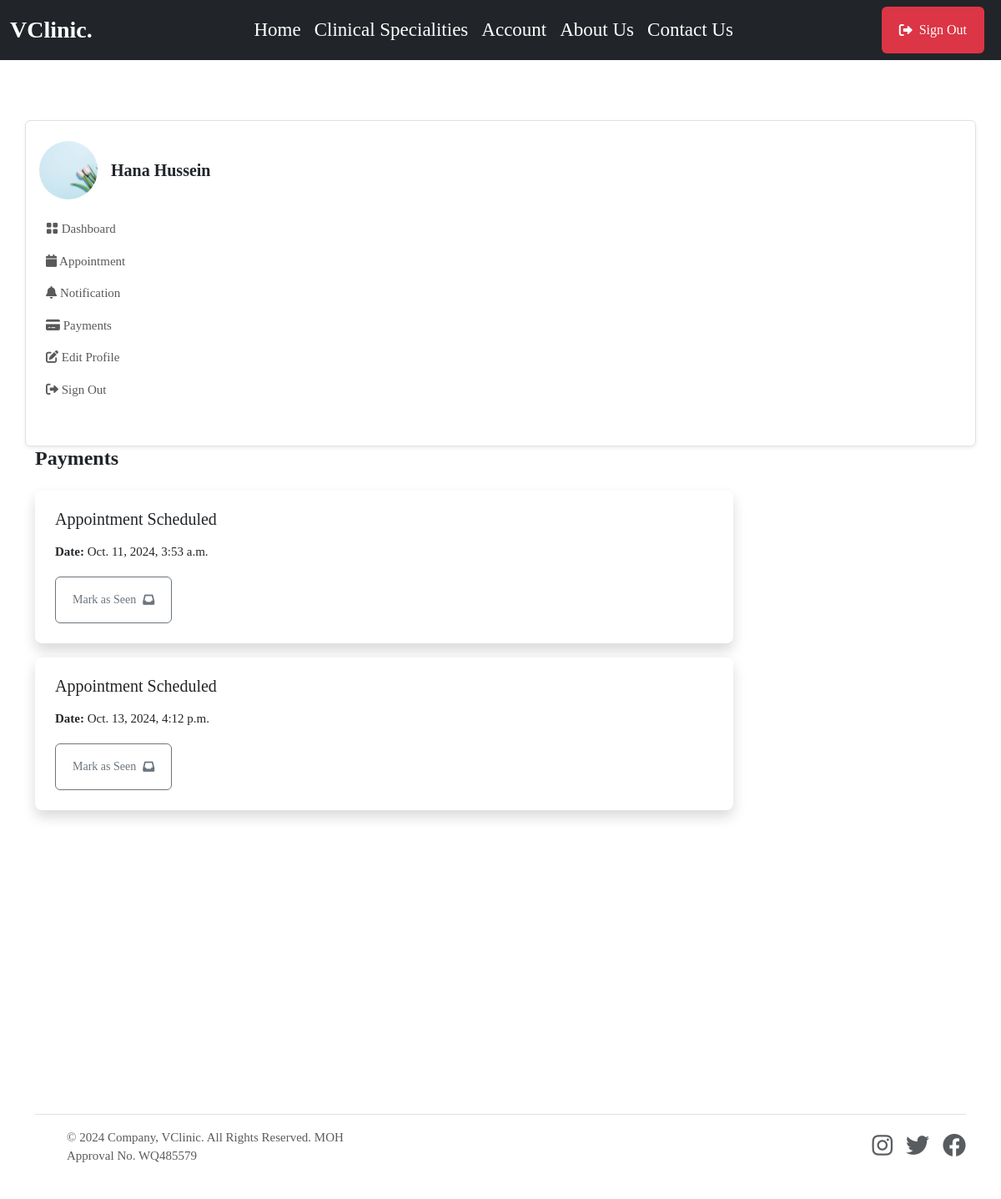
The app's page /patient/notifications/ (signed in), older data.
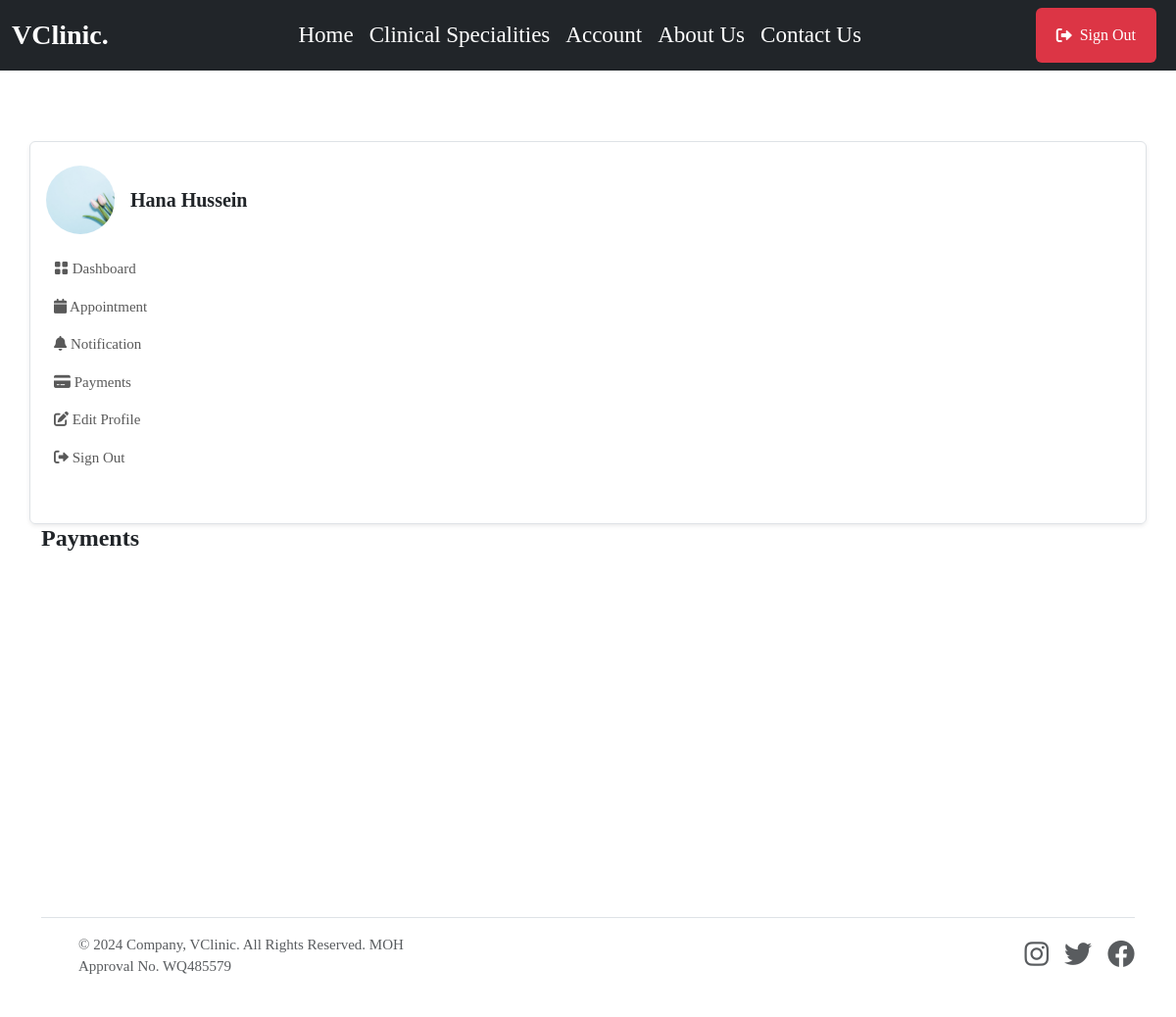
The same page, newer data.
### patientapp/models.py (models this page shows, shortened)
class Notification(models.Model):
    patient = models.ForeignKey(Patient, on_delete=models.SET_NULL, null=True, blank=True) #one paitent can have many notifications
    appointment = models.ForeignKey("mainapp.Appointment", on_delete=models.CASCADE, null=True, blank=True, related_name="patient_appointment_notification") #one appointment can have many notifications
    type = models.CharField(max_length=100, choices=NOTIFICATION_TYPE)
    seen = models.BooleanField(default=False)
    date = models.DateTimeField(auto_now_add=True)
    class Meta:
        verbose_name_plural = "Notification"

### patientapp/views.py (the view)
# urls.py: path("notifications/", views.notifications, name="notifications"),
@login_required
def notifications(request):
    patient = patient_models.Patient.objects.get(user=request.user)
    notifications = patient_models.Notification.objects.filter(patient=patient, seen=False)
    context = {
        "notifications": notifications
    }
    return render(request, "patientapp/notifications.html", context)

### templates/patientapp/notifications.html (shortened to what this page needs)
{% extends 'partials/base.html' %} {% block content %}
<section class="pt-5 pb-5">
    <div class="container">
        <div class="row mt-0 mt-md-4">
            {% include 'patientapp/sidebar.html' %}
            <div class="col-lg-9 col-md-8 col-12">
                <h4 class="mb-0 mb-4 fw-bold">Payments</h4>
                <ul class="list-group list-group-flush">
                    {% for n in notifications %}
                        <li class="list-group-item p-2 shadow rounded-3 mb-3">
                            <div class="d-flex">
                                <div class="ms-3 mt-2">
                                    <div class="d-flex align-items-center justify-content-between">
                                        <div>
                                            <p class="mb-0 fs-5">{{n.type}}</p>
                                        </div>
                                    </div>
                                    <div class="mt-2">
                                        <p class="mt-1">
                                            <span class="me-2 fw-bold"> Date: <span class="fw-light">{{n.date}}</span> </span>
                                        </p>
                                        <p>
                                            <a class="btn btn-outline-secondary btn-sm" href="{% url 'patientapp:mark_noti_seen' n.id %}">Mark as Seen <i class="fas fa-inbox ms-2"></i></a>
                                        </p>
                                    </div>
                                </div>
                            </div>
                        </li>
                    {% endfor %}
                </ul>
            </div>
        </div>
</section>
{% endblock content %}

Row changes from the older to the newer data that the page shows:
no longer on this page (row edited): Notification: type "Appointment Scheduled", date "Oct. 11, 2024, 3:53 a.m."
no longer on this page (row edited): Notification: type "Appointment Scheduled", date "Oct. 13, 2024, 4:12 p.m."
